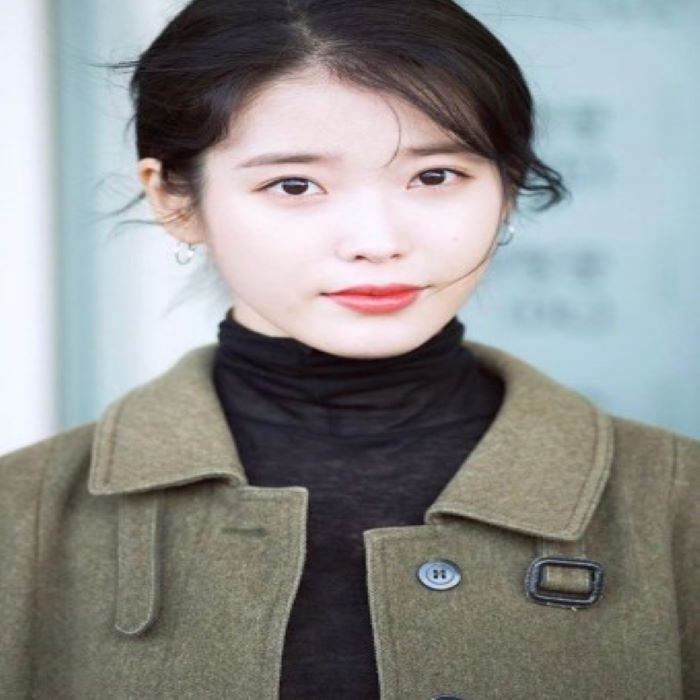
#> input picture image/iu.jpg, 700 x 700 px
$ python eyes_detect.py
#> lines starting #> are read from the running program, lines starting #| are printed output that depends on the picture; after the words box and inside, x2 and y2 are one past the last pixel; in counts of white or black regions, pixels touching at a corner belong together
import cv2

def preprocessing():

    image =  cv2.imread("image/iu.jpg", cv2.IMREAD_COLOR)
#> image is the input picture: shape (700, 700, 3); mean B, G, R 140, 141.4, 140.5

    if image is None: return None, None

    image = cv2.resize(image, (700,700))

    gray = cv2.cvtColor(image, cv2.COLOR_BGR2GRAY)
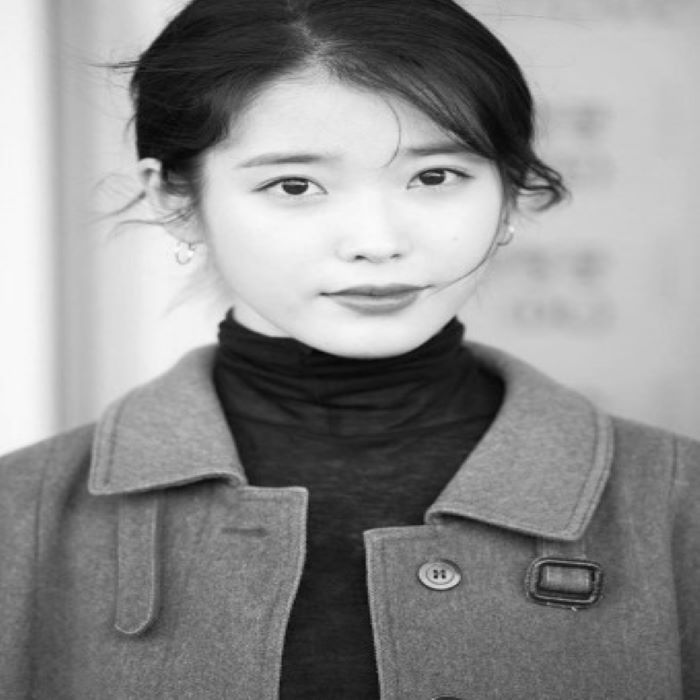
#> gray: shape (700, 700); min 6, max 252, mean 141

    cv2.imshow("gray1", gray)

    gray = cv2.equalizeHist(gray)
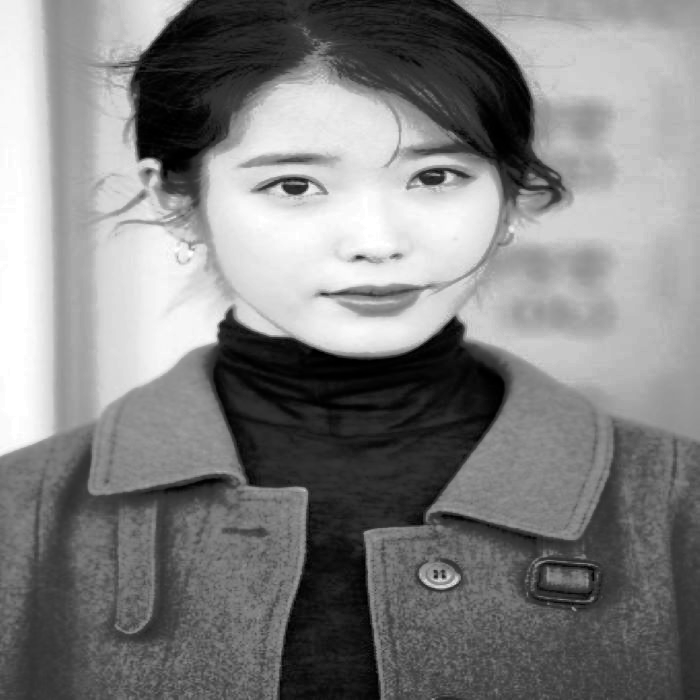
#> gray: shape (700, 700); min 0, max 255, mean 128.2

    cv2.imshow("gray2", gray)

    return image, gray

face_cascade = cv2.CascadeClassifier("data/haarcascade_frontalface_alt2.xml")

eye_cascade = cv2.CascadeClassifier("data/haarcascade_eye_tree_eyeglasses.xml")

image, gray = preprocessing()

if image is None: raise Exception("영상 파일 읽기 에러")

faces = face_cascade.detectMultiScale(gray, 1.1, 2, 0, (100, 100))
#> faces = [[207, 63, 306, 306]]

if faces.any():
    x, y, w, h = faces[0]
#> x = 207; y = 63; w = 306; h = 306

    face_image = image[y:y + h, x:x + w]
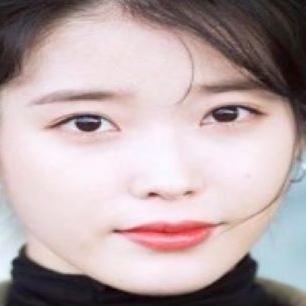
#> face_image: shape (306, 306, 3); mean B, G, R 168.9, 167.6, 184.6

    eyes = eye_cascade.detectMultiScale(face_image, 1.15, 7, 0, (25,20))
#> eyes = [[197, 82, 64, 64], [52, 89, 69, 69]]

    if len(eyes) == 2:
        for ex, ey, ew, eh in eyes:
            center = (x + ex + ew // 2, y + ey + eh // 2)

            cv2.circle(image, center, 10, (0,255, 0), 2)
#> this loop made 2 passes
#> (ex, ey, ew, eh, center) on passes 1 to 2: (197, 82, 64, 64, (436, 177)), (52, 89, 69, 69, (293, 186))
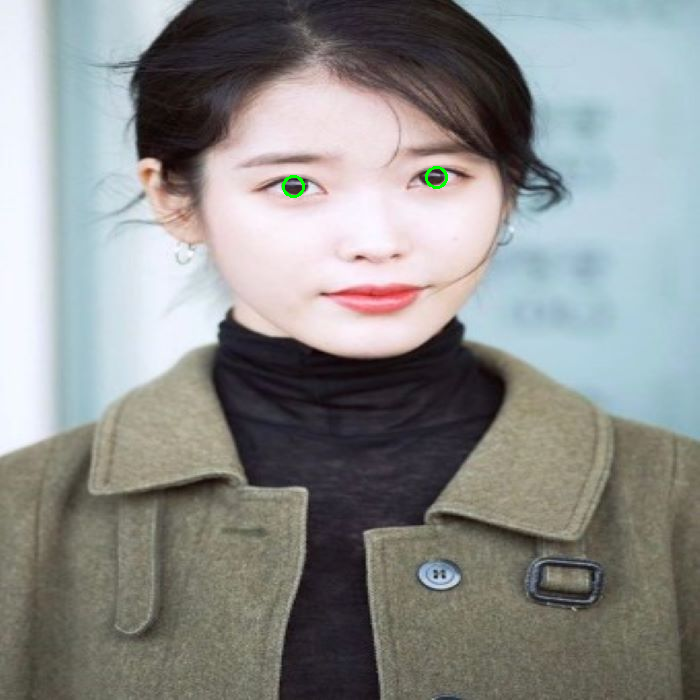
#> image: shape (700, 700, 3); 0.08% of pixels changed, all inside (x1, y1, x2, y2) = (282, 166, 448, 198)

    else:
        print("눈 미검출")

    cv2.rectangle(image, faces[0], (255, 0, 0), 4)
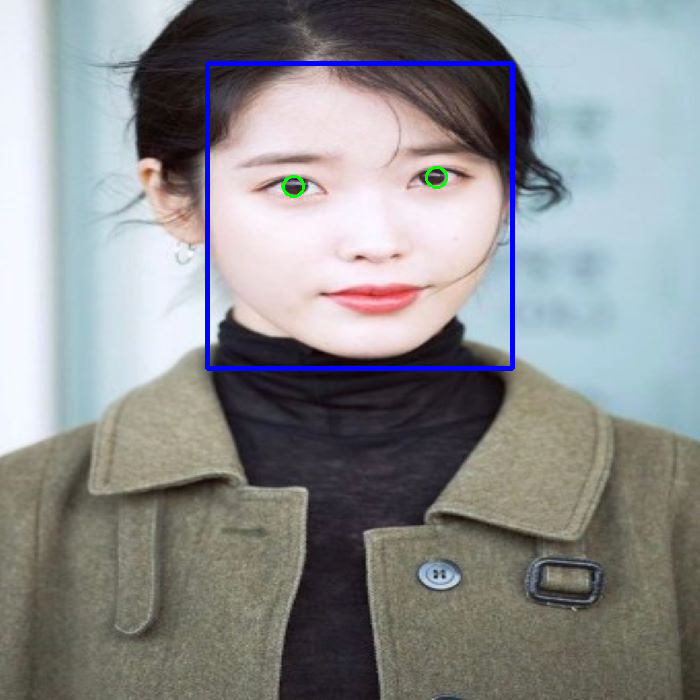
#> image: shape (700, 700, 3); 1.24% of pixels changed, all inside (x1, y1, x2, y2) = (205, 61, 515, 371)

    cv2.imshow("MyFace", image)

else: print("얼굴 미검출")

cv2.waitKey(0)

$ run again, with image/IU2.jpg copied over image/iu.jpg
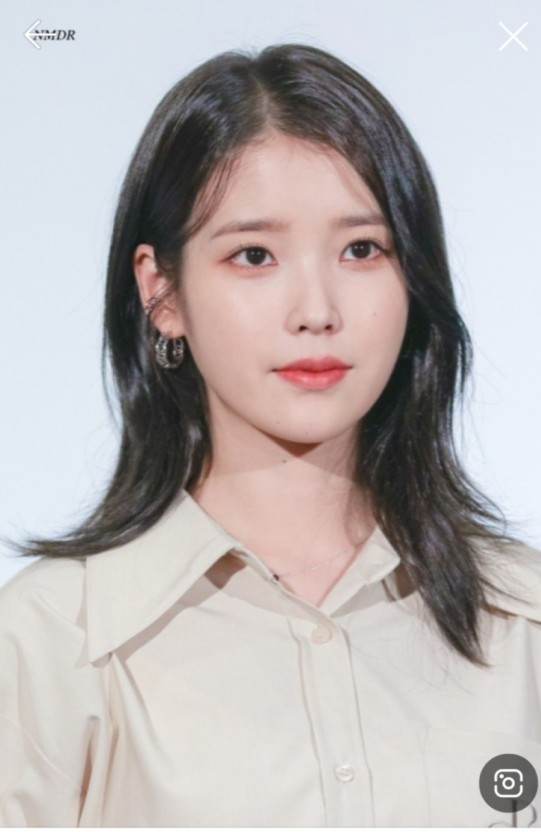
#> input picture image/IU2.jpg, 541 x 832 px
#> in preprocessing, image is the input picture: shape (832, 541, 3); mean B, G, R 179.6, 179.7, 185.7
#> faces = [[257, 101, 283, 283]]
#> x = 257; y = 101; w = 283
#> `face_image = image[y:y + h, x:x + w]`:
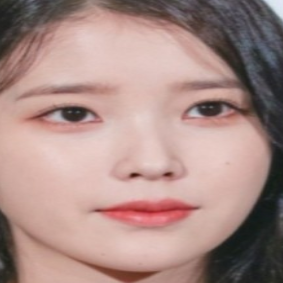
#> face_image: shape (283, 283, 3); mean B, G, R 134.7, 140.1, 169.2
#> eyes = [[180, 80, 59, 59], [40, 84, 60, 60]]
#> the loop `for ex, ey, ew, eh in eyes:` made 2 passes
#> (ex, ey, ew, eh, center) on passes 1 to 2: (180, 80, 59, 59, (466, 210)), (40, 84, 60, 60, (327, 215))
#> `cv2.rectangle(image, faces[0], (255, 0, 0), 4)`:
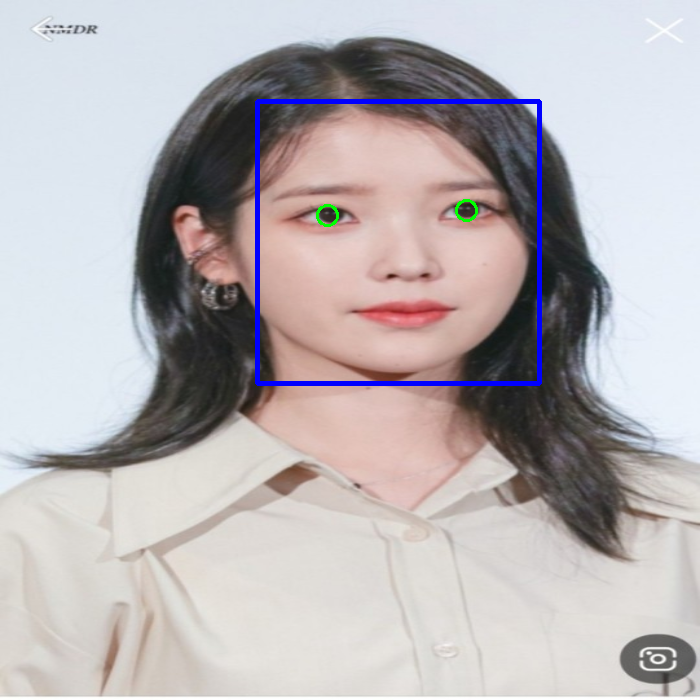
#> image: shape (700, 700, 3); mean B, G, R 181.3, 178.7, 184.3

$ run again, with image/izone.jpg copied over image/iu.jpg
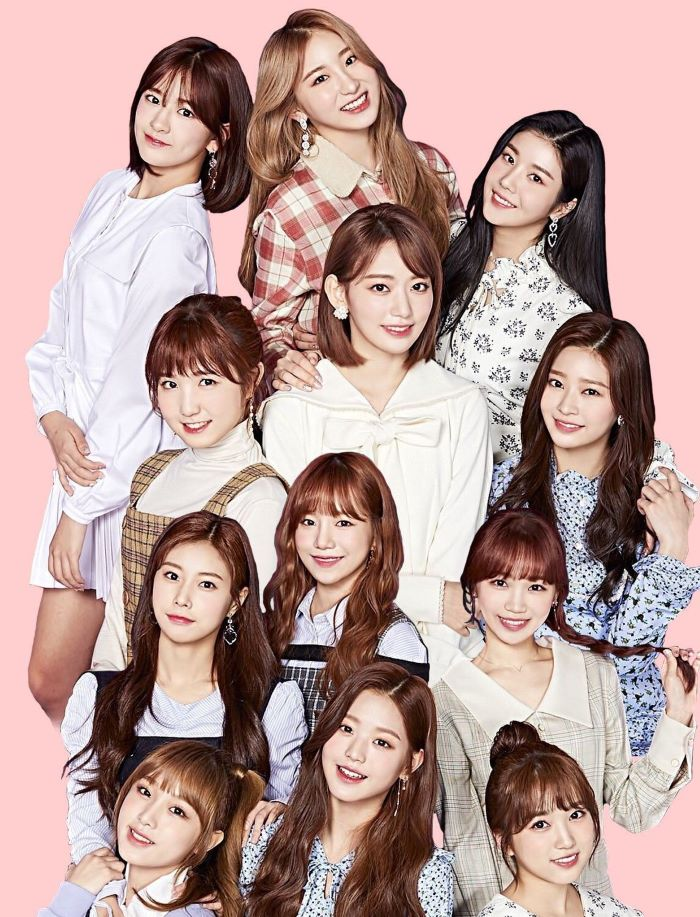
#> input picture image/izone.jpg, 700 x 917 px
#> in preprocessing, image is the input picture: shape (917, 700, 3); mean B, G, R 154.3, 158.8, 187.6
#> faces = [[344, 176, 107, 107], [521, 257, 104, 104], [137, 403, 106, 106], [267, 350, 119, 119]]
#> x = 344; y = 176; w = 107
#> `face_image = image[y:y + h, x:x + w]`:
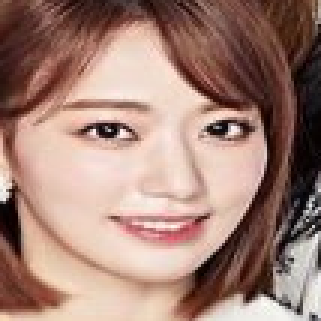
#> face_image: shape (107, 107, 3) (shown 3 times larger); mean B, G, R 118.2, 129.7, 162.9
#> eyes = ()
#> `cv2.rectangle(image, faces[0], (255, 0, 0), 4)`:
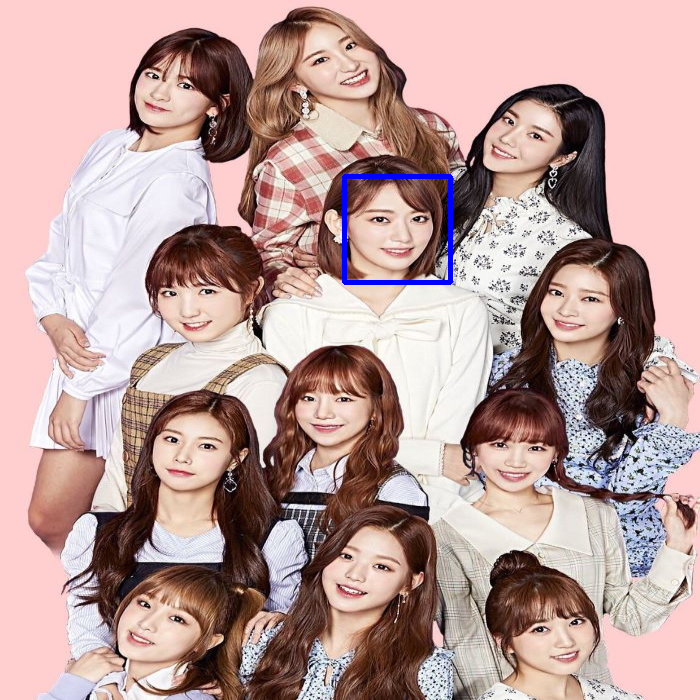
#> image: shape (700, 700, 3); mean B, G, R 154.9, 158.3, 187
